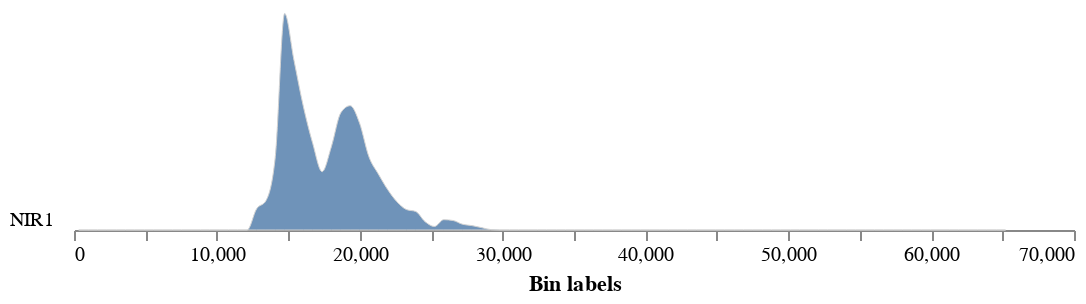

This figure's notebook cell:
### Code cell
# Analyze NIR pixel intensity values of the plant

nir_hist = pcv.analyze.grayscale(gray_img=nir, labeled_mask=img_warped, bins=100, label="NIR")

### Figure 1 — Vega-Lite specification as saved in the notebook (floating-point values rounded to 4 significant figures)
{"config": {"view": {"continuousWidth": 300, "continuousHeight": 300, "stroke": null}, "axis": {"grid": false}, "facet": {"columns": 1, "spacing": 0}, "title": {"anchor": "end"}}, "data": {"name": "data-83ba155dc1fdb2911ea176377cf1d19d"}, "facet": {"field": "sample", "header": {"labelAngle": 0, "labelAlign": "left", "labelOrient": "left"}, "title": null, "type": "nominal"}, "spec": {"mark": {"type": "area", "fillOpacity": 0.8, "interpolate": "monotone", "stroke": "lightgray", "strokeWidth": 0.5}, "encoding": {"x": {"field": "label", "title": "Bin labels", "type": "quantitative"}, "y": {"axis": null, "field": "value", "scale": {"range": [10, -100]}, "type": "quantitative"}}, "height": 10, "width": 500}, "bounds": "flush", "$schema": "https://vega.github.io/schema/vega-lite/v5.8.0.json", "datasets": {"data-83ba155dc1fdb2911ea176377cf1d19d": [{"sample": "NIR1", "value": 0, "label": 327.7}, {"sample": "NIR1", "value": 0, "label": 983.0}, {"sample": "NIR1", "value": 0, "label": 1638.0}, {"sample": "NIR1", "value": 0, "label": 2294.0}, {"sample": "NIR1", "value": 0, "label": 2949.0}, {"sample": "NIR1", "value": 0, "label": 3604.0}, {"sample": "NIR1", "value": 0, "label": 4260.0}, {"sample": "NIR1", "value": 0, "label": 4915.0}, {"sample": "NIR1", "value": 0, "label": 5571.0}, {"sample": "NIR1", "value": 0, "label": 6226.0}, {"sample": "NIR1", "value": 0, "label": 6881.0}, {"sample": "NIR1", "value": 0, "label": 7537.0}, {"sample": "NIR1", "value": 0, "label": 8192.0}, {"sample": "NIR1", "value": 0, "label": 8847.0}, {"sample": "NIR1", "value": 0, "label": 9503.0}, {"sample": "NIR1", "value": 0, "label": 10160.0}, {"sample": "NIR1", "value": 0, "label": 10810.0}, {"sample": "NIR1", "value": 0, "label": 11470.0}, {"sample": "NIR1", "value": 0, "label": 12120.0}, {"sample": "NIR1", "value": 96, "label": 12780.0}, {"sample": "NIR1", "value": 133, "label": 13430.0}, {"sample": "NIR1", "value": 333, "label": 14090.0}, {"sample": "NIR1", "value": 984, "label": 14750.0}, {"sample": "NIR1", "value": 771, "label": 15400.0}, {"sample": "NIR1", "value": 561, "label": 16060.0}, {"sample": "NIR1", "value": 393, "label": 16710.0}, {"sample": "NIR1", "value": 265, "label": 17370.0}, {"sample": "NIR1", "value": 380, "label": 18020.0}, {"sample": "NIR1", "value": 533, "label": 18680.0}, {"sample": "NIR1", "value": 565, "label": 19330.0}, {"sample": "NIR1", "value": 486, "label": 19990.0}, {"sample": "NIR1", "value": 333, "label": 20640.0}, {"sample": "NIR1", "value": 255, "label": 21300.0}, {"sample": "NIR1", "value": 184, "label": 21950.0}, {"sample": "NIR1", "value": 128, "label": 22610.0}, {"sample": "NIR1", "value": 93, "label": 23270.0}, {"sample": "NIR1", "value": 84, "label": 23920.0}, {"sample": "NIR1", "value": 38, "label": 24580.0}, {"sample": "NIR1", "value": 16, "label": 25230.0}, {"sample": "NIR1", "value": 47, "label": 25890.0}, {"sample": "NIR1", "value": 43, "label": 26540.0}, {"sample": "NIR1", "value": 26, "label": 27200.0}, {"sample": "NIR1", "value": 20, "label": 27850.0}, {"sample": "NIR1", "value": 11, "label": 28510.0}, {"sample": "NIR1", "value": 2, "label": 29160.0}, {"sample": "NIR1", "value": 0, "label": 29820.0}, {"sample": "NIR1", "value": 0, "label": 30470.0}, {"sample": "NIR1", "value": 0, "label": 31130.0}, {"sample": "NIR1", "value": 0, "label": 31780.0}, {"sample": "NIR1", "value": 0, "label": 32440.0}, {"sample": "NIR1", "value": 0, "label": 33100.0}, {"sample": "NIR1", "value": 0, "label": 33750.0}, {"sample": "NIR1", "value": 0, "label": 34410.0}, {"sample": "NIR1", "value": 0, "label": 35060.0}, {"sample": "NIR1", "value": 0, "label": 35720.0}, {"sample": "NIR1", "value": 0, "label": 36370.0}, {"sample": "NIR1", "value": 0, "label": 37030.0}, {"sample": "NIR1", "value": 0, "label": 37680.0}, {"sample": "NIR1", "value": 0, "label": 38340.0}, {"sample": "NIR1", "value": 0, "label": 38990.0}, {"sample": "NIR1", "value": 0, "label": 39650.0}, {"sample": "NIR1", "value": 0, "label": 40300.0}, {"sample": "NIR1", "value": 0, "label": 40960.0}, {"sample": "NIR1", "value": 0, "label": 41620.0}, {"sample": "NIR1", "value": 0, "label": 42270.0}, {"sample": "NIR1", "value": 0, "label": 42930.0}, {"sample": "NIR1", "value": 0, "label": 43580.0}, {"sample": "NIR1", "value": 0, "label": 44240.0}, {"sample": "NIR1", "value": 0, "label": 44890.0}, {"sample": "NIR1", "value": 0, "label": 45550.0}, {"sample": "NIR1", "value": 0, "label": 46200.0}, {"sample": "NIR1", "value": 0, "label": 46860.0}, {"sample": "NIR1", "value": 0, "label": 47510.0}, {"sample": "NIR1", "value": 0, "label": 48170.0}, {"sample": "NIR1", "value": 0, "label": 48820.0}, {"sample": "NIR1", "value": 0, "label": 49480.0}, {"sample": "NIR1", "value": 0, "label": 50140.0}, {"sample": "NIR1", "value": 0, "label": 50790.0}, {"sample": "NIR1", "value": 0, "label": 51450.0}, {"sample": "NIR1", "value": 0, "label": 52100.0}, {"sample": "NIR1", "value": 0, "label": 52760.0}, {"sample": "NIR1", "value": 0, "label": 53410.0}, {"sample": "NIR1", "value": 0, "label": 54070.0}, {"sample": "NIR1", "value": 0, "label": 54720.0}, {"sample": "NIR1", "value": 0, "label": 55380.0}, {"sample": "NIR1", "value": 0, "label": 56030.0}, {"sample": "NIR1", "value": 0, "label": 56690.0}, {"sample": "NIR1", "value": 0, "label": 57340.0}, {"sample": "NIR1", "value": 0, "label": 58000.0}, {"sample": "NIR1", "value": 0, "label": 58650.0}, {"sample": "NIR1", "value": 0, "label": 59310.0}, {"sample": "NIR1", "value": 0, "label": 59970.0}, {"sample": "NIR1", "value": 0, "label": 60620.0}, {"sample": "NIR1", "value": 0, "label": 61280.0}, {"sample": "NIR1", "value": 0, "label": 61930.0}, {"sample": "NIR1", "value": 0, "label": 62590.0}, {"sample": "NIR1", "value": 0, "label": 63240.0}, {"sample": "NIR1", "value": 0, "label": 63900.0}, {"sample": "NIR1", "value": 0, "label": 64550.0}, {"sample": "NIR1", "value": 0, "label": 65210.0}]}}
